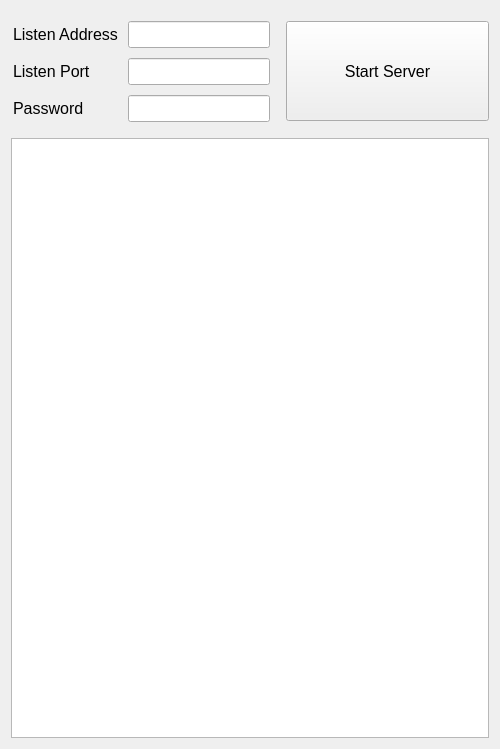
<?xml version="1.0" encoding="UTF-8"?>
<ui version="4.0">
    <class>Launcher</class>
    <widget class="QWidget" name="Launcher">
        <property name="geometry">
            <rect>
                <x>0</x>
                <y>0</y>
                <width>500</width>
                <height>749</height>
            </rect>
        </property>
        <property name="sizePolicy">
            <sizepolicy hsizetype="Minimum" vsizetype="Minimum">
                <horstretch>0</horstretch>
                <verstretch>0</verstretch>
            </sizepolicy>
        </property>
        <property name="windowTitle">
            <string comment="Launcher">Launcher</string>
        </property>
        <property name="styleSheet">
            <string notr="true">* {
                font-size: 16px
                }
            </string>
        </property>
        <property name="locale">
            <locale language="English" country="UnitedStates"/>
        </property>
        <layout class="QGridLayout" name="gridLayout" rowstretch="100,500">
            <item row="0" column="0">
                <layout class="QHBoxLayout" name="horizontalLayout" stretch="0,0">
                    <property name="sizeConstraint">
                        <enum>QLayout::SetMinimumSize</enum>
                    </property>
                    <item>
                        <layout class="QFormLayout" name="formLayout">
                            <property name="fieldGrowthPolicy">
                                <enum>QFormLayout::AllNonFixedFieldsGrow</enum>
                            </property>
                            <property name="rowWrapPolicy">
                                <enum>QFormLayout::DontWrapRows</enum>
                            </property>
                            <property name="labelAlignment">
                                <set>Qt::AlignLeading|Qt::AlignLeft|Qt::AlignVCenter</set>
                            </property>
                            <property name="horizontalSpacing">
                                <number>10</number>
                            </property>
                            <property name="verticalSpacing">
                                <number>10</number>
                            </property>
                            <property name="leftMargin">
                                <number>2</number>
                            </property>
                            <property name="topMargin">
                                <number>10</number>
                            </property>
                            <property name="rightMargin">
                                <number>10</number>
                            </property>
                            <property name="bottomMargin">
                                <number>10</number>
                            </property>
                            <item row="0" column="0">
                                <widget class="QLabel" name="IPAddressLabel">
                                    <property name="text">
                                        <string comment="ListenAddress">Listen Address</string>
                                    </property>
                                </widget>
                            </item>
                            <item row="0" column="1">
                                <widget class="QLineEdit" name="AddressLineEdit">
                                    <property name="inputMask">
                                        <string/>
                                    </property>
                                    <property name="text">
                                        <string notr="true"/>
                                    </property>
                                    <property name="maxLength">
                                        <number>64</number>
                                    </property>
                                    <property name="placeholderText">
                                        <string notr="true"/>
                                    </property>
                                </widget>
                            </item>
                            <item row="1" column="0">
                                <widget class="QLabel" name="PortLabel">
                                    <property name="text">
                                        <string comment="ListenPort">Listen Port</string>
                                    </property>
                                </widget>
                            </item>
                            <item row="1" column="1">
                                <widget class="QLineEdit" name="PortLineEdit">
                                    <property name="inputMask">
                                        <string/>
                                    </property>
                                    <property name="text">
                                        <string notr="true"/>
                                    </property>
                                    <property name="maxLength">
                                        <number>5</number>
                                    </property>
                                </widget>
                            </item>
                            <item row="2" column="0">
                                <widget class="QLabel" name="PasswordLabel">
                                    <property name="text">
                                        <string comment="Password">Password</string>
                                    </property>
                                </widget>
                            </item>
                            <item row="2" column="1">
                                <widget class="QLineEdit" name="PasswordLineEdit">
                                    <property name="text">
                                        <string notr="true"/>
                                    </property>
                                    <property name="maxLength">
                                        <number>16</number>
                                    </property>
                                    <property name="echoMode">
                                        <enum>QLineEdit::Password</enum>
                                    </property>
                                    <property name="placeholderText">
                                        <string/>
                                    </property>
                                </widget>
                            </item>
                        </layout>
                    </item>
                    <item>
                        <widget class="QPushButton" name="ServerButton">
                            <property name="sizePolicy">
                                <sizepolicy hsizetype="Expanding" vsizetype="Expanding">
                                    <horstretch>0</horstretch>
                                    <verstretch>0</verstretch>
                                </sizepolicy>
                            </property>
                            <property name="maximumSize">
                                <size>
                                    <width>16777215</width>
                                    <height>100</height>
                                </size>
                            </property>
                            <property name="text">
                                <string>Start Server</string>
                            </property>
                        </widget>
                    </item>
                </layout>
            </item>
            <item row="1" column="0">
                <widget class="QTextEdit" name="LogTextEdit">
                    <property name="readOnly">
                        <bool>true</bool>
                    </property>
                </widget>
            </item>
        </layout>
    </widget>
    <resources/>
    <connections/>
</ui>
